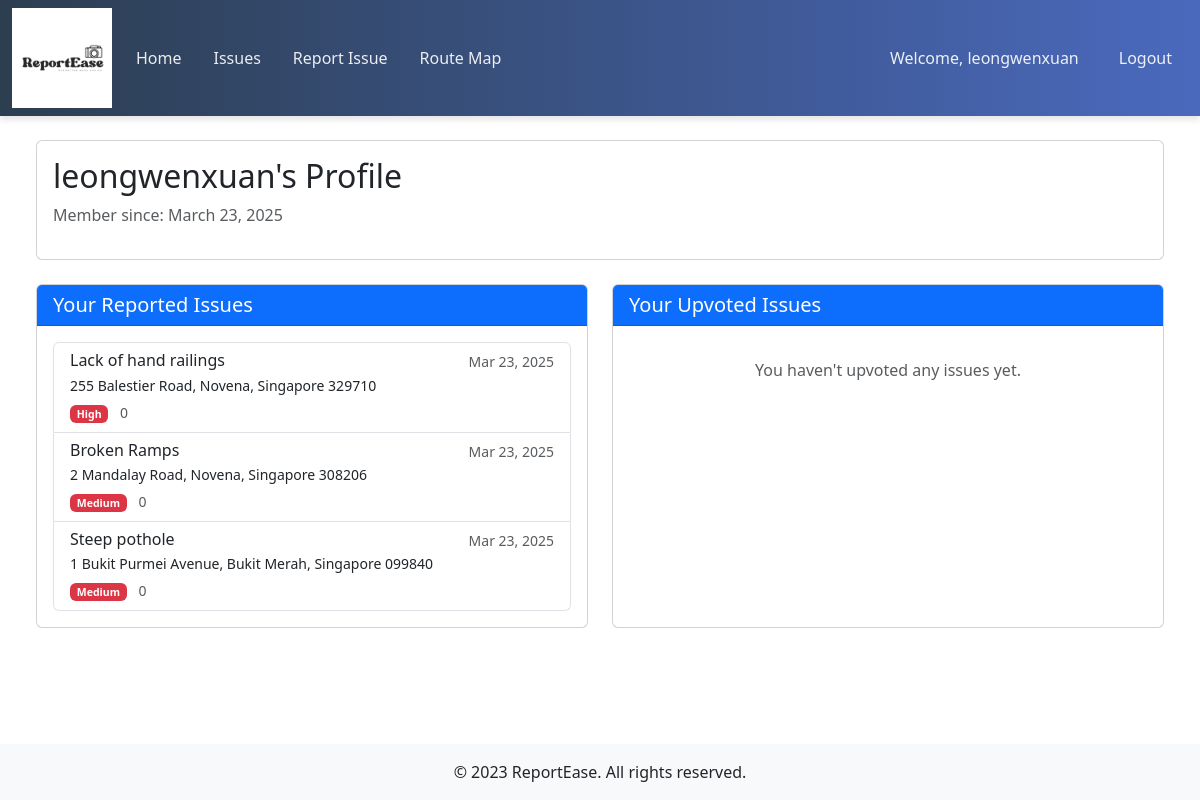
/profile/ (signed in), run on the app's committed database.
### fypapp/models.py (models this page shows, shortened)
class AccessibilityIssue(models.Model):
    PRIORITY_CHOICES = [
        (1, 'Low'),
        (2, 'Medium'),
        (3, 'High'),
        (4, 'Critical')
    ]
    STATUS_CHOICES = [
        ('open', 'Open'),
        ('assigned', 'Assigned to Agency'),
        ('in_progress', 'In Progress'),
        ('resolved', 'Resolved'),
        ('closed', 'Closed')
    ]
    title = models.CharField(max_length=200)
    description = models.TextField()
    location = models.CharField(max_length=200)
    latitude = models.DecimalField(max_digits=9, decimal_places=6)
    longitude = models.DecimalField(max_digits=9, decimal_places=6)
    reported_by = models.ForeignKey(User, on_delete=models.CASCADE)
    created_at = models.DateTimeField(auto_now_add=True)
    updated_at = models.DateTimeField(auto_now=True)
    priority = models.IntegerField(choices=PRIORITY_CHOICES, default=1)
    status = models.CharField(max_length=50, choices=STATUS_CHOICES, default='open')
    current_agency = models.ForeignKey(Agency, on_delete=models.SET_NULL, null=True, blank=True, related_name='current_issues')
    upvotes = models.ManyToManyField(User, related_name='upvoted_issues', blank=True)
    image = models.ImageField(upload_to='issue_images/', null=True, blank=True)
    @property
    def upvote_count(self):
        return self.upvotes.count()

### fypapp/views.py (the view)
# urls.py: path('profile/', views.profile, name='profile'),
def profile(request):
    reported_issues = AccessibilityIssue.objects.filter(reported_by=request.user)
    upvoted_issues = AccessibilityIssue.objects.filter(upvotes=request.user)
    return render(request, 'profile.html', {'reported_issues': reported_issues, 'upvoted_issues': upvoted_issues})

### fypapp/templates/profile.html (shortened to what this page needs)
{% extends 'base.html' %}
{% block content %}
<div class="container-fluid">
    <div class="row mb-4">
        <div class="col-md-12">
            <div class="card">
                <div class="card-body">
                    <h2 class="card-title">{{ user.username }}'s Profile</h2>
                    <p class="text-muted">Member since: {{ user.date_joined|date:"F j, Y" }}</p>
                </div>
            </div>
        </div>
    </div>
    <div class="row">
        <div class="col-md-6 mb-4">
            <div class="card h-100">
                <div class="card-header bg-primary text-white">
                    <h5 class="card-title mb-0">Your Reported Issues</h5>
                </div>
                <div class="card-body">
                    <div class="list-group">
                        {% for issue in reported_issues %}
                            <a href="{% url 'issue_detail' issue.pk %}" class="list-group-item list-group-item-action">
                                <div class="d-flex w-100 justify-content-between">
                                    <h6 class="mb-1">{{ issue.title }}</h6>
                                    <small class="text-muted">{{ issue.created_at|date:"M d, Y" }}</small>
                                </div>
                                <p class="mb-1 small">{{ issue.location }}</p>
                                <small class="text-muted">
                                    <span class="badge bg-{{ issue.priority|yesno:'danger,warning,success,danger' }}">
                                        {{ issue.get_priority_display }}
                                    </span>
                                     {{ issue.upvote_count }}
                                </small>
                            </a>
                        {% empty %}
                            <p class="text-center text-muted my-3">You haven't reported any issues yet.</p>
                        {% endfor %}
                    </div>
                </div>
            </div>
        </div>
        <div class="col-md-6 mb-4">
            <div class="card h-100">
                <div class="card-header bg-primary text-white">
                    <h5 class="card-title mb-0">Your Upvoted Issues</h5>
                </div>
                <div class="card-body">
                    <div class="list-group">
                        {% for issue in upvoted_issues %}
                            <a href="{% url 'issue_detail' issue.pk %}" class="list-group-item list-group-item-action">
                                <div class="d-flex w-100 justify-content-between">
                                    <h6 class="mb-1">{{ issue.title }}</h6>
                                    <small class="text-muted">{{ issue.created_at|date:"M d, Y" }}</small>
                                </div>
                                <p class="mb-1 small">{{ issue.location }}</p>
                                <small class="text-muted">
                                    <span class="badge bg-{{ issue.priority|yesno:'danger,warning,success,danger' }}">
                                        {{ issue.get_priority_display }}
                                    </span>
                                    <i class="fas fa-thumbs-up ms-2"></i> {{ issue.upvote_count }}
                                </small>
                            </a>
                        {% empty %}
                            <p class="text-center text-muted my-3">You haven't upvoted any issues yet.</p>
                        {% endfor %}
                    </div>
                </div>
            </div>
        </div>
    </div>
</div>
{% endblock %}

### fypapp/templates/navbar.html (shortened to what this page needs)
{% load static %}
<link rel="stylesheet" href="{% static 'styles/navbar.css' %}">
<nav class="navbar navbar-expand-lg navbar-dark">
        <div class="container-fluid">
        {% load static %}
        <a href="/">
            <img src="{% static 'images/logo.png' %}" alt="ReportEase Logo" height="100" class="d-inline-block align-top me-2">
        </a>
        <div class="collapse navbar-collapse" id="navbarNav">
            <ul class="navbar-nav me-auto">
                <li class="nav-item">
                    <a class="nav-link" href="/">Home</a>
                </li>
                {% if user.is_authenticated %}
                    {% if user.staff_profile %}
                        <li class="nav-item">
                            <a class="nav-link" href="{% url 'agency_dashboard' %}">Dashboard</a>
                        </li>
                        <li class="nav-item">
                            <a class="nav-link" href="{% url 'agency_issue_list' %}">Assigned Issues</a>
                        </li>
                    {% else %}
                        <li class="nav-item">
                            <a class="nav-link" href="/issues">Issues</a>
                        </li>
                        <li class="nav-item">
                            <a class="nav-link" href="/report">Report Issue</a>
                        </li>
                        <li class="nav-item">
                            <a class="nav-link" href="/routermap">Route Map</a>
                        </li>
                    {% endif %}
                {% else %}
                    <li class="nav-item">
                        <a class="nav-link" href="/issues">Issues</a>
                    </li>
                {% endif %}
            </ul>
            <div class="navbar-nav">
                {% if user.is_authenticated %}
                     <a class="nav-item nav-link" href="{% url 'profile' %}">Welcome, {{ user.username }}</a>
                    <form method="post" action="{% url 'logout' %}" class="d-inline">
                        <button type="submit" class="nav-link border-0 bg-transparent">Logout</button>
                    </form>
                {% else %}
                    <a class="nav-link" href="{% url 'login' %}">Login</a>
                    <a class="nav-link" href="{% url 'register' %}">Register</a>
                {% endif %}
            </div>
        </div>
    </div>
</nav>

### static/styles/navbar.css (style rules this page uses)
.navbar { box-shadow: 0 4px 6px rgba(0, 0, 0, 0.1); padding: 0.5rem 0; background: linear-gradient(to right, #2c3e50, #4a69bd) !important; }
.nav-link { position: relative; padding: 0.5rem 1rem !important; transition: color 0.2s; color: rgba(255, 255, 255, 0.9) !important; }
.nav-link:after { content: ""; position: absolute; width: 0; height: 2px; bottom: 0; left: 50%; background-color: #ff9e00; transition: all 0.3s; }
.navbar-nav .nav-item.nav-link { margin: 0 0.5rem; }
.bg-transparent.nav-link { cursor: pointer; }

### fypapp/templates/base.html (style rules this page uses)
body { display: flex; flex-direction: column; min-height: 100vh; }

### data on the page
AccessibilityIssue: title "Lack of hand railings", created_at "Mar 23, 2025", location "255 Balestier Road, Novena, Singapore 329710", priority "High", upvote_count "0"
AccessibilityIssue: title "Broken Ramps", created_at "Mar 23, 2025", location "2 Mandalay Road, Novena, Singapore 308206", priority "Medium", upvote_count "0"
AccessibilityIssue: title "Steep pothole", created_at "Mar 23, 2025", location "1 Bukit Purmei Avenue, Bukit Merah, Singapore 099840", priority "Medium", upvote_count "0"

### other printed values
{{ user.username }} "leongwenxuan"
{{ user.date_joined|date:"F j, Y" }} "March 23, 2025"
